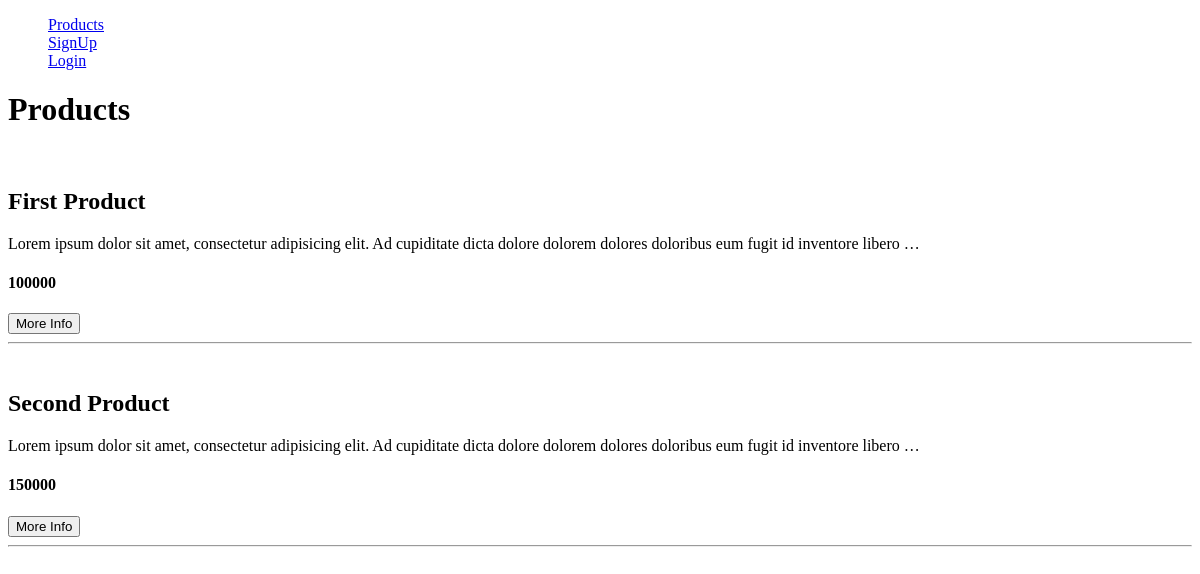
Before: /products/ with the older database file.
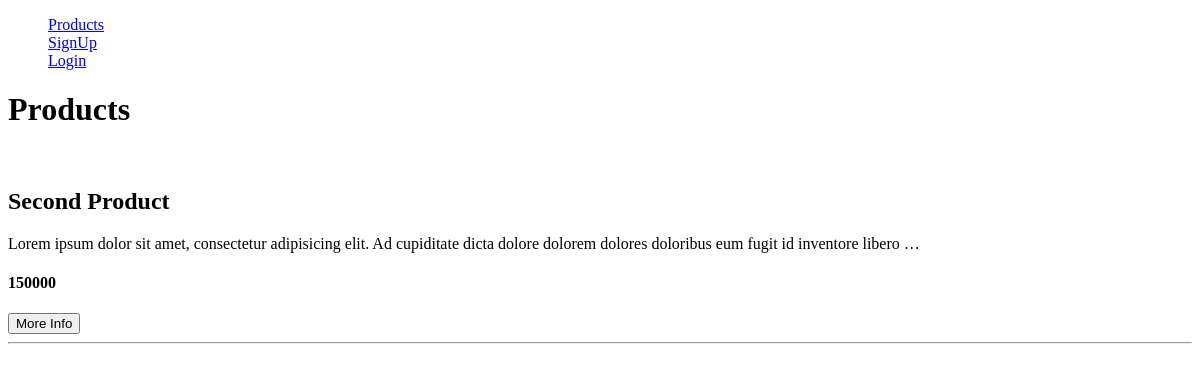
After: the same page with the newer database file.
### products/models.py (models this page shows, shortened)
class Product(models.Model):
    seller = models.ForeignKey(get_user_model(), on_delete=models.CASCADE)
    title = models.CharField(max_length=200)
    description = models.TextField()
    price = models.PositiveBigIntegerField()
    cover = models.ImageField(upload_to='product/product_cover/', blank=True)
    datetime_created = models.DateTimeField(auto_now_add=True)
    datetime_modified = models.DateTimeField(auto_now=True)

### products/views.py (the view)
# urls.py: path('', ProductListView.as_view(), name='product_list'),
class ProductListView(ListView):
    model = Product
    context_object_name = 'products'
    template_name = 'products/product_list.html'

### products/templates/products/product_list.html (shortened to what this page needs)
{% extends '_base.html' %}
{% block content %}
    <h1>Products</h1>
    <br>
    {% for product in products %}
        <h2>{{ product.title }}</h2>
        <p>{{ product.description|truncatewords:20 }}</p>
        <h4>{{ product.price }}</h4>
        <a href="{% url 'products:product_detail' product.id %}"><button>More Info</button></a>
        <br><hr><br>
    {% endfor %}
{% endblock %}

Changed rows visible on the page:
removed Product: title "First Product", description "Lorem ipsum dolor sit amet, consectetur adipisicing elit. Ad cupiditate dicta dolore dolorem dolores doloribus eum fugit id inventore libero …", price "100000"
